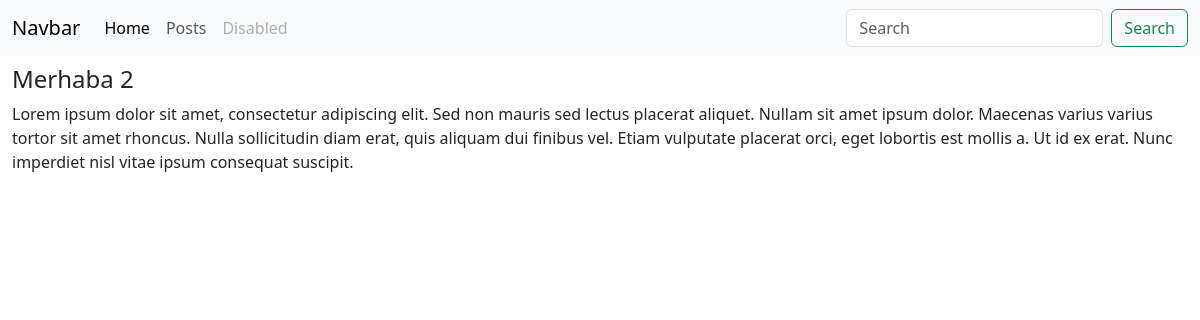
Page /posts/2/ on the committed database.
### posts/models.py (models this page shows, shortened)
class Post(models.Model):
    title = models.CharField(max_length=200,verbose_name="Başlık")
    content = models.TextField(verbose_name="İçerik")
    date_posted = models.DateTimeField(verbose_name="Gönderilme Tarihi")

### posts/views.py (the view)
# urls.py: path('<int:post_id>/',post_detail,name='post_detail'),
def post_detail(request,post_id):
    post=Post.objects.get(id=post_id)
    return render(request,"posts/detail.html",{'post':post})

### templates/posts/detail.html
{% extends 'base.html' %}
{% block body %}
<h4>{{ post.title }}</h4>
<div>{{ post.content|linebreaks }}</div>
{% endblock %}

### rows in the picture
Post: title "Merhaba 2", content "Lorem ipsum dolor sit amet, consectetur adipiscing elit. Sed non mauris sed lectus placerat aliquet. Nullam sit amet ipsum dolor. Maecenas varius varius tortor sit amet rhoncus. Nulla sollicitudin diam erat, quis aliquam dui finibus vel. Etiam vulputate placerat orci, eget lobortis est mollis a. Ut id ex erat. Nunc imperdiet nisl vitae ipsum consequat suscipit."
